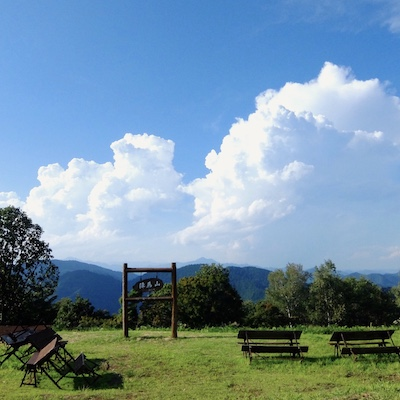
#> input picture examples/mtjimba.jpg, 400 x 400 px
$ python -i filters.py   (imports and definitions only)
#> lines starting #> are read from the running program, lines starting #| are printed output that depends on the picture
#> further down, picture is the input picture: PIL image 400x400 RGB; mean R, G, B 117.5, 145.4, 163.5
### pilgram/util.py
# Copyright 2019 Akiomi Kamakura
#
# Licensed under the Apache License, Version 2.0 (the "License");
# you may not use this file except in compliance with the License.
# You may obtain a copy of the License at
#
#     http://www.apache.org/licenses/LICENSE-2.0
#
# Unless required by applicable law or agreed to in writing, software
# distributed under the License is distributed on an "AS IS" BASIS,
# WITHOUT WARRANTIES OR CONDITIONS OF ANY KIND, either express or implied.
# See the License for the specific language governing permissions and
# limitations under the License.

import math
from functools import reduce

import numpy as np
from PIL import Image, ImageChops


# [12 lines left out: function or_convert, not called in this run]


def fill(size, color):
    """Fills new image with the color.

    Arguments:
        size: A tuple/list of 2 integers. The size of output image.
        color: A tuple/list of 3 or 4 integers. The fill color.

    Returns:
        The output image.

    Raises:
        AssertionError: if `size` and/or `color` have invalid size.
    """

    assert len(size) == 2
    assert len(color) in [3, 4]

    if len(color) == 4:
        color[3] = int(round(color[3] * 255))  # alpha

    uniqued = list(set(color))
    cmap = {c: Image.new('L', size, c) for c in uniqued}

    if len(color) == 3:
        r, g, b = color
        return Image.merge('RGB', (cmap[r], cmap[g], cmap[b]))
    else:
        r, g, b, a = color
        return Image.merge('RGBA', (cmap[r], cmap[g], cmap[b], cmap[a]))


# [191 lines left out: functions _prepared_linear_gradient_mask, linear_gradient_mask, linear_gradient, _prepared_radial_gradient_mask, radial_gradient_mask, radial_gradient, not called in this run]

### pilgram/filters.py
# Copyright 2019 Akiomi Kamakura
#
# Licensed under the Apache License, Version 2.0 (the "License");
# you may not use this file except in compliance with the License.
# You may obtain a copy of the License at
#
#     http://www.apache.org/licenses/LICENSE-2.0
#
# Unless required by applicable law or agreed to in writing, software
# distributed under the License is distributed on an "AS IS" BASIS,
# WITHOUT WARRANTIES OR CONDITIONS OF ANY KIND, either express or implied.
# See the License for the specific language governing permissions and
# limitations under the License.

from image4layer import Image4Layer
from PIL import Image, ImageEnhance, ImageChops

from pilgram.grayscale import grayscale
from pilgram.hue_rotate import hue_rotate
from pilgram.sepia import sepia
from pilgram import util


def _1977(im):
    cb = im.convert('RGB')

    cs = util.fill(cb.size, [243, 106, 188])
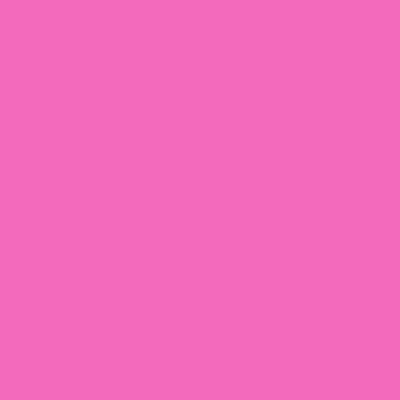
#> cs: PIL image 400x400 RGB; mean R, G, B 243, 106, 188
    cs = ImageChops.screen(cb, cs)
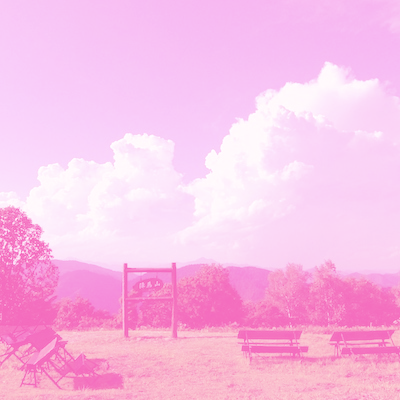
#> cs: PIL image 400x400 RGB; mean R, G, B 249, 191.4, 231.5
    cr = Image.blend(cb, cs, .3)
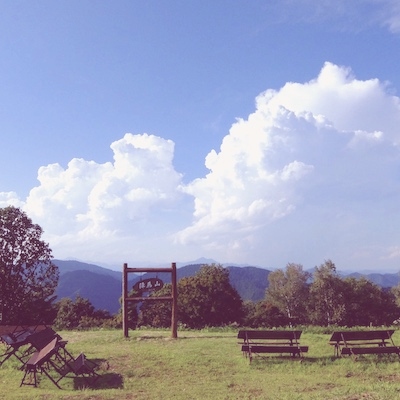
#> cr: PIL image 400x400 RGB; mean R, G, B 156.5, 158.8, 183.4

    cr = ImageEnhance.Contrast(cr).enhance(1.1)
    cr = ImageEnhance.Brightness(cr).enhance(1.1)
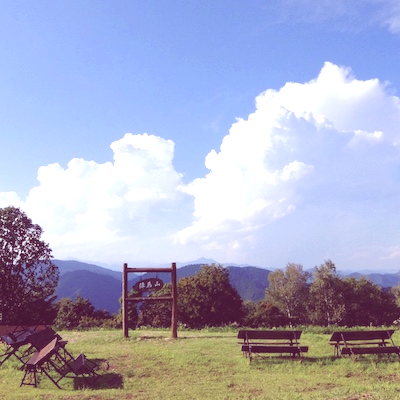
#> cr: PIL image 400x400 RGB; mean R, G, B 169.4, 172, 197.9
    cr = ImageEnhance.Color(cr).enhance(1.3)

    return cr.convert(im.mode)


# [412 lines left out: functions aden, brannan, brooklyn, clarendon, earlybird, gingham and 19 more, not called in this run]

>>> from PIL import Image
>>> picture = Image.open('../examples/mtjimba.jpg')
>>> result = _1977(picture)
